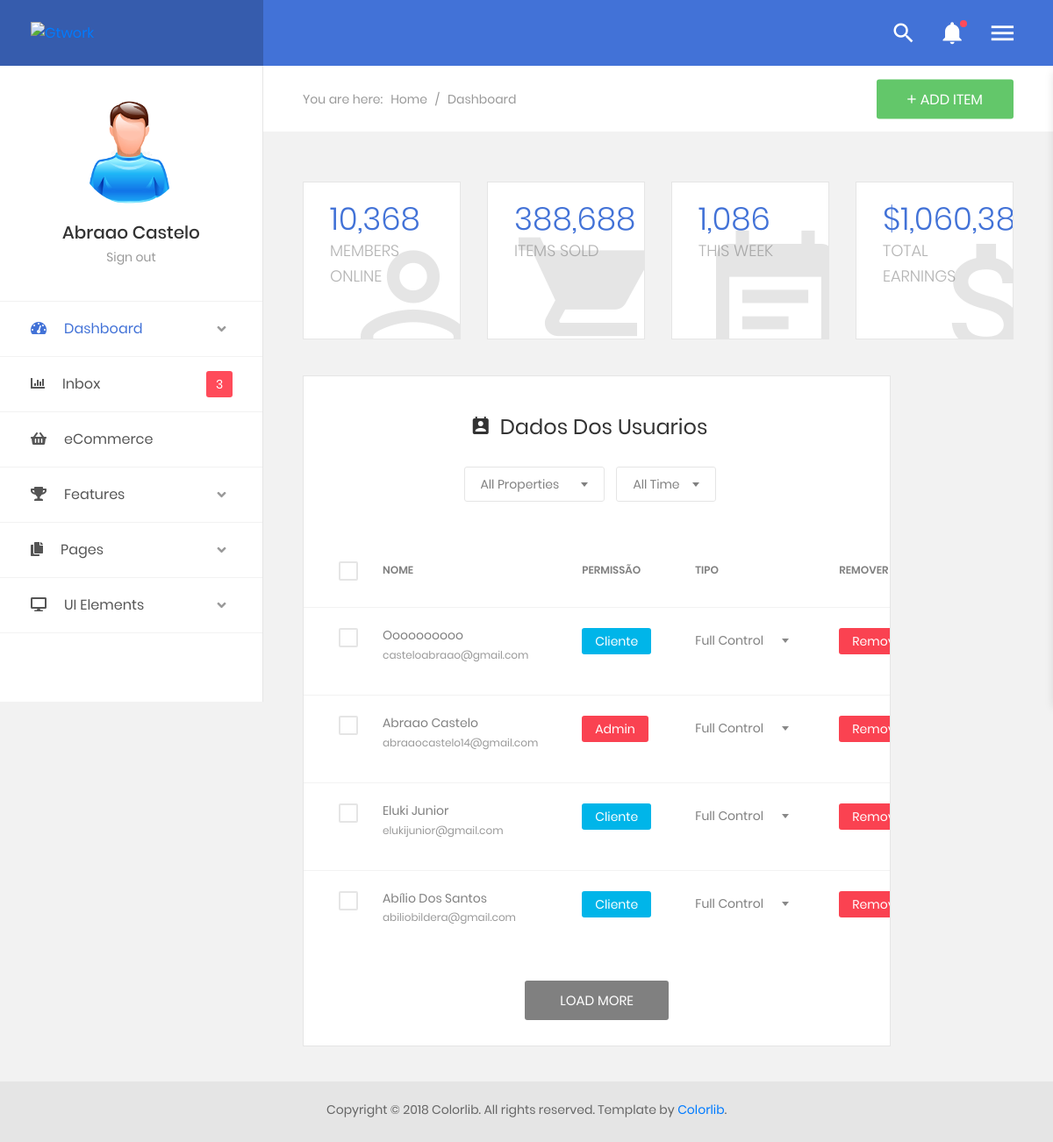
The page /admin/index2.php (signed in) on the database its author committed.
### tables this page shows
CREATE TABLE `usuarios` (
  `id` int(11) NOT NULL AUTO_INCREMENT,
  `nome` varchar(90) DEFAULT NULL,
  `email` varchar(90) DEFAULT NULL,
  `password` varchar(90) DEFAULT NULL,
  `permissao` enum('admin','cliente','gerente') DEFAULT 'cliente',
  PRIMARY KEY (`id`),
  UNIQUE KEY `email` (`email`)
);

### admin/index2.php (the view, shortened to what the rows shown need)
<!DOCTYPE html>
<?php
    include_once('../app/cnx.php');
    include_once('../app/mostrar_usuarios.php');
?>
<html lang="en">
<head>
    <link href="css/font-face.css" rel="stylesheet" media="all">
    <link href="vendor/font-awesome-4.7/css/font-awesome.min.css" rel="stylesheet" media="all">
    <link href="vendor/font-awesome-5/css/fontawesome-all.min.css" rel="stylesheet" media="all">
    <link href="vendor/mdi-font/css/material-design-iconic-font.min.css" rel="stylesheet" media="all">
    <link href="vendor/bootstrap-4.1/bootstrap.min.css" rel="stylesheet" media="all">
    <link href="vendor/animsition/animsition.min.css" rel="stylesheet" media="all">
    <link href="vendor/bootstrap-progressbar/bootstrap-progressbar-3.3.4.min.css" rel="stylesheet" media="all">
    <link href="vendor/wow/animate.css" rel="stylesheet" media="all">
    <link href="vendor/css-hamburgers/hamburgers.min.css" rel="stylesheet" media="all">
    <link href="vendor/slick/slick.css" rel="stylesheet" media="all">
    <link href="vendor/select2/select2.min.css" rel="stylesheet" media="all">
    <link href="vendor/perfect-scrollbar/perfect-scrollbar.css" rel="stylesheet" media="all">
    <link href="vendor/vector-map/jqvmap.min.css" rel="stylesheet" media="all">
    <link href="css/theme.css" rel="stylesheet" media="all">
</head>
<body class="animsition">
    <div class="page-wrapper">
        <div class="page-container2">
            <section class="statistic">
                <div class="section__content section__content--p30">
                    <div class="container-fluid">
                        <div class="row">
                            <div class="col-md-6 col-lg-3">
                                <div class="statistic__item">
                                    <h2 class="number">10,368</h2>
                                </div>
                            </div>
                            <div class="col-md-6 col-lg-3">
                                <div class="statistic__item">
                                    <h2 class="number">388,688</h2>
                                </div>
                            </div>
                            <div class="col-md-6 col-lg-3">
                                <div class="statistic__item">
                                    <h2 class="number">1,086</h2>
                                </div>
                            </div>
                            <div class="col-md-6 col-lg-3">
                                <div class="statistic__item">
                                    <h2 class="number">$1,060,386</h2>
                                </div>
                            </div>
                        </div>
                    </div>
                </div>
            </section>
            <section>
            <center>
                <div class="section__content section__content--p30">
                    <div class="container-fluid">
                        <div class="row">
                            <div class="col-xl-10">
                                <div class="user-data m-b-40">
                                    <div class="table-responsive table-data">
                                        <table class="table">
                                            <thead>
                                                <tr>
                                                    <td>
                                                        <label class="au-checkbox">
                                                        </label>
                                                    </td>
                                                    <td>Nome</td>
                                                    <td>Permissão</td>
                                                    <td>Tipo</td>
                                                    <td>Remover</td>
                                                </tr>
                                            </thead>
                                            <tbody>
                                                 <?php
                                             while($data=mysqli_fetch_array($result,MYSQLI_ASSOC)){
                                                echo "
                                                <tr>
                                                    <td>
                                                        <label class='au-checkbox'>
                                                            <input type='checkbox'>
                                                            <span class='au-checkmark'></span>
                                                        </label>
                                                    </td>
                                                    <td>
                                                        <div class='table-data__info'>
                                                            <h6>".$data['nome']."</h6>
                                                            <span>
                                                                <a href='#'>".$data['email']."</a>
                                                            </span>
                                                        </div>
                                                    </td>
                                                    ";
                                                    if($data['permissao'] == "admin"){
                                                    echo "
                                                    <td>
                                                        <span class='role admin'>".$data['permissao']."</span>
                                                    </td>";
                                                    }else{
                                                    echo "
                                                    <td>
                                                        <span class='role user'>".$data['permissao']."</span>
                                                    </td>";
                                                    }
                                                    echo "
                                                    <td>
                                                        <div class='rs-select2--trans rs-select2--sm'>
                                                            <select class='js-select2' name='property'>
                                                                <option selected='selected'>Full Control</option>
                                                                <option value=''>Post</option>
                                                                <option value=''>Watch</option>
                                                            </select>
                                                            <div class='dropDownSelect2'></div>
                                                        </div>
                                                    </td>
                                                    ";
                                                      echo"
                                                    <td>
                                                        <span class='role admin'>Remover</span>
                                                    </td>";
                                                    echo "
                                                    <td>
                                                        <span class='more'>
                                                            <i class='zmdi zmdi-more'></i>
                                                        </span>
                                                    </td>
                                                </tr>
                                                ";
                                                }
                                                ?>
                                            </tbody>
                                        </table>
                                    </div>
                                </div>
                            </div>
                            </div>
                        </div>
                    </div>
                </div>
        </div>
</body>
</html>

### rows shown on the page
usuarios: nome "Oooooooooo", email "casteloabraao@gmail.com", permissao "Cliente"
usuarios: nome "Abraao Castelo", email "abraaocastelo14@gmail.com", permissao "Admin"
usuarios: nome "Eluki Junior", email "elukijunior@gmail.com", permissao "Cliente"
usuarios: nome "Abílio Dos Santos", email "abiliobildera@gmail.com", permissao "Cliente"

### other values the page prints
$Snome "Abraao Castelo"
